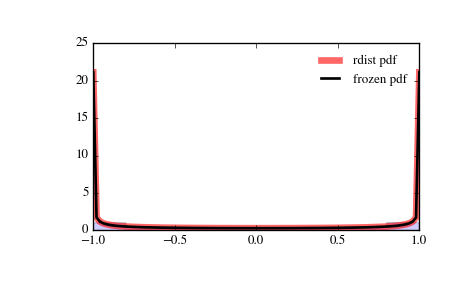

Write Python code to recreate this figure.
from scipy.stats import rdist
import matplotlib.pyplot as plt
fig, ax = plt.subplots(1, 1)

# Calculate a few first moments:

c = 0.9
mean, var, skew, kurt = rdist.stats(c, moments='mvsk')

# Display the probability density function (``pdf``):

x = np.linspace(rdist.ppf(0.01, c),
                rdist.ppf(0.99, c), 100)
ax.plot(x, rdist.pdf(x, c),
       'r-', lw=5, alpha=0.6, label='rdist pdf')

# Alternatively, the distribution object can be called (as a function)
# to fix the shape, location and scale parameters. This returns a "frozen"
# RV object holding the given parameters fixed.

# Freeze the distribution and display the frozen ``pdf``:

rv = rdist(c)
ax.plot(x, rv.pdf(x), 'k-', lw=2, label='frozen pdf')

# Check accuracy of ``cdf`` and ``ppf``:

vals = rdist.ppf([0.001, 0.5, 0.999], c)
np.allclose([0.001, 0.5, 0.999], rdist.cdf(vals, c))
# True

# Generate random numbers:

r = rdist.rvs(c, size=1000)

# And compare the histogram:

ax.hist(r, normed=True, histtype='stepfilled', alpha=0.2)
ax.legend(loc='best', frameon=False)
plt.show()
